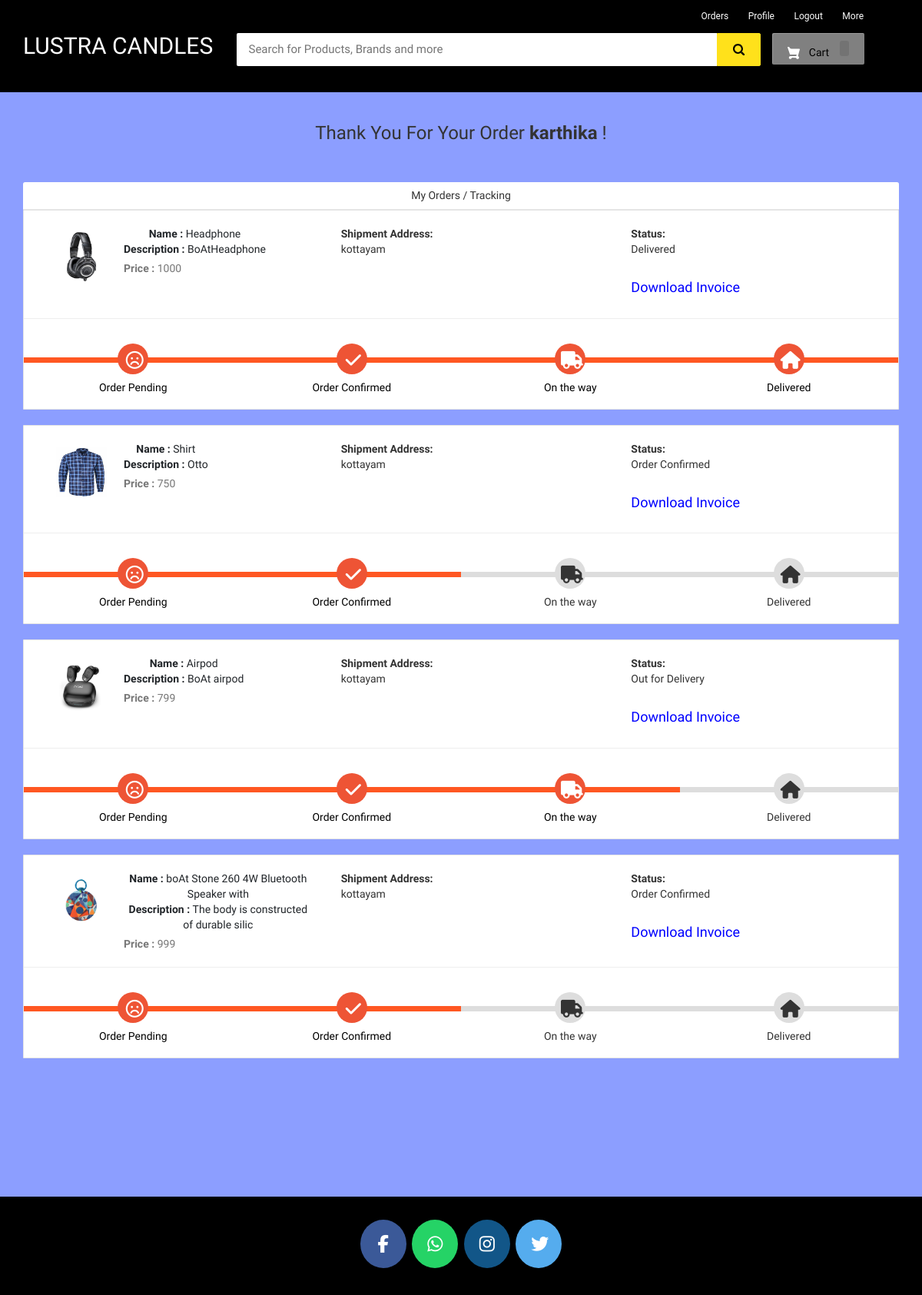
Page /my-order (signed in) on the earlier database version.
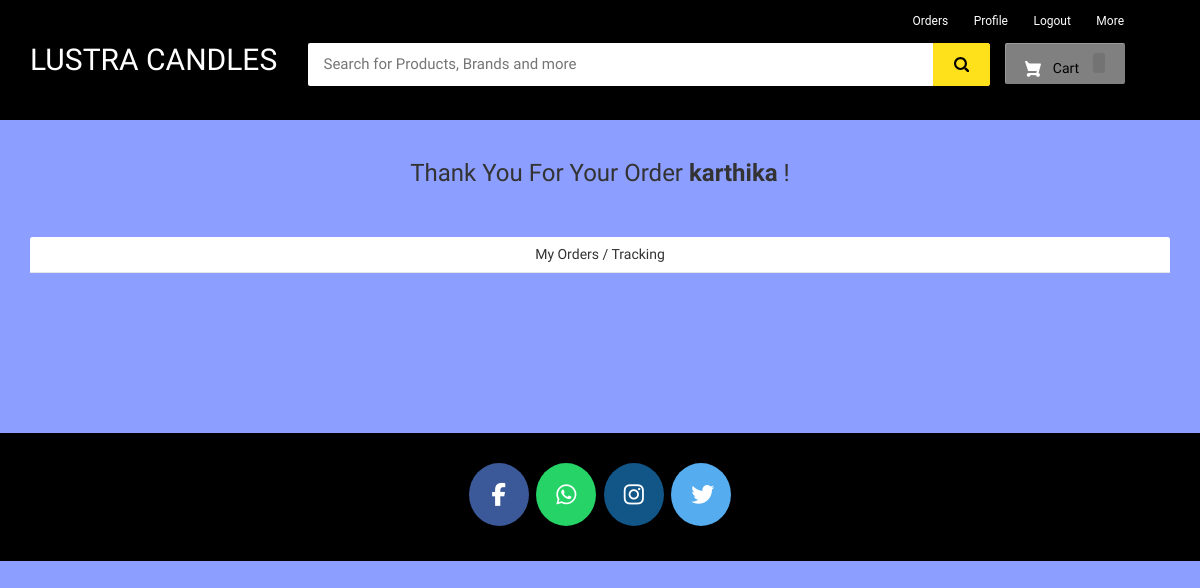
Same page on the later database version.
### ecom/models.py (models this page shows, shortened)
class Product(models.Model):
    name=models.CharField(max_length=40)
    product_image= models.ImageField(upload_to='product_image/',null=True,blank=True)
    price = models.PositiveIntegerField()
    description=models.CharField(max_length=40)

class Orders(models.Model):
    STATUS =(
        ('Pending','Pending'),
        ('Order Confirmed','Order Confirmed'),
        ('Out for Delivery','Out for Delivery'),
        ('Delivered','Delivered'),
    )
    customer=models.ForeignKey('Customer', on_delete=models.CASCADE,null=True)
    product=models.ForeignKey('Product',on_delete=models.CASCADE,null=True)
    email = models.CharField(max_length=50,null=True)
    address = models.CharField(max_length=500,null=True)
    mobile = models.CharField(max_length=20,null=True)
    order_date= models.DateField(auto_now_add=True,null=True)
    status=models.CharField(max_length=50,null=True,choices=STATUS)

### ecom/views.py (the view)
# urls.py: path('my-order', views.my_order_view,name='my-order'),
@login_required(login_url='customerlogin')
@user_passes_test(is_customer)
def my_order_view(request):
    customer=models.Customer.objects.get(user_id=request.user.id)
    orders=models.Orders.objects.all().filter(customer_id = customer)
    ordered_products=[]
    for order in orders:
        ordered_product=models.Product.objects.all().filter(id=order.product.id)
        ordered_products.append(ordered_product)
    return render(request,'ecom/my_order.html',{'data':zip(ordered_products,orders)})

### ecom/views.py (called while the page is built)
def is_customer(user):
    return user.groups.filter(name='CUSTOMER').exists()

### templates/ecom/my_order.html (shortened to what this page needs)
{% extends 'ecom/customer_base.html' %}
{% load static %}
{% block content %}
<br>
<h3 style="text-align:center;">Thank You For Your Order  <strong>{{request.user}}</strong> !</h3> <br><br>
<div class="container">
    <header class="card-header" style="text-align:center;"> My Orders / Tracking </header>
    {% for products,order in data %}
    <article class="card">
        <div class="card-body">
            <ul class="row" style="margin-left:20px;margin-top:20px;">
                <li class="col-md-4">
                  <figure class="itemside mb-3">
                    {%for product in products%}
                      <div class="aside"><img src="{% static product.product_image.url %}" class="img-sm border"></div>
                      <figcaption class="info align-self-center">
                          <p class="title"><strong>Name : </strong>{{product.name}} <br> <strong>Description : </strong>{{product.description}}</p> <span class="text-muted"><strong>Price : </strong>{{product.price}} </span>
                      </figcaption>
                  </figure>
                </li>
                <li class="col-md-4">
                    <div class="col"> <strong>Shipment Address:</strong> <br> {{order.address}}</div>
                </li>
                <li class="col-md-4">
                    <div class="col"> <strong>Status:</strong> <br> {{order.status}} </div> <br>
                    <h4><a style="text-decoration:none; color:blue;" href="{% url 'download-invoice' order.id product.id  %}" >Download Invoice</a></h4>
                </li>
                {%endfor%}
            </ul>
            <hr>
            <div class="track">
                {%if order.status == 'Pending' %}
                <div class="step active"> <span class="icon"> <i style="padding-top:5px; padding-right:20px;" class="fa fa-frown-o"></i> </span> <span class="text">Order Pending</span> </div>
                <div class="step "> <span class="icon"> <i style="padding-top:5px; padding-right:20px;" class="fa fa-check"></i> </span> <span class="text"> Order Confirmed</span> </div>
                <div class="step "> <span class="icon"> <i style="padding-top:5px; padding-right:20px;" class="fa fa-truck"></i> </span> <span class="text"> On the way </span> </div>
                <div class="step "> <span class="icon"> <i style="padding-top:5px; padding-right:20px;" class="fa fa-home"></i> </span> <span class="text">Delivered</span> </div>
                {%elif order.status == 'Order Confirmed' %}
                <div class="step active"> <span class="icon"> <i style="padding-top:5px; padding-right:20px;" class="fa fa-frown-o"></i> </span> <span class="text">Order Pending</span> </div>
                <div class="step active"> <span class="icon"> <i style="padding-top:5px; padding-right:20px;" class="fa fa-check"></i> </span> <span class="text"> Order Confirmed</span> </div>
                <div class="step "> <span class="icon"> <i style="padding-top:5px; padding-right:20px;" class="fa fa-truck"></i> </span> <span class="text"> On the way </span> </div>
                <div class="step "> <span class="icon"> <i style="padding-top:5px; padding-right:20px;" class="fa fa-home"></i> </span> <span class="text">Delivered</span> </div>
                {%elif order.status == 'Out for Delivery'%}
                <div class="step active"> <span class="icon"> <i style="padding-top:5px; padding-right:20px;" class="fa fa-frown-o"></i> </span> <span class="text">Order Pending</span> </div>
                <div class="step active"> <span class="icon"> <i style="padding-top:5px; padding-right:20px;" class="fa fa-check"></i> </span> <span class="text"> Order Confirmed</span> </div>
                <div class="step active"> <span class="icon"> <i style="padding-top:5px; padding-right:20px;" class="fa fa-truck"></i> </span> <span class="text"> On the way </span> </div>
                <div class="step "> <span class="icon"> <i style="padding-top:5px; padding-right:20px;" class="fa fa-home"></i> </span> <span class="text">Delivered</span> </div>
                {%else%}
                <div class="step active"> <span class="icon"> <i style="padding-top:5px; padding-right:20px;" class="fa fa-frown-o"></i> </span> <span class="text">Order Pending</span> </div>
                <div class="step active"> <span class="icon"> <i style="padding-top:5px; padding-right:20px;" class="fa fa-check"></i> </span> <span class="text"> Order Confirmed</span> </div>
                <div class="step active"> <span class="icon"> <i style="padding-top:5px; padding-right:20px;" class="fa fa-truck"></i> </span> <span class="text"> On the way </span> </div>
                <div class="step active"> <span class="icon"> <i style="padding-top:5px; padding-right:20px;" class="fa fa-home"></i> </span> <span class="text">Delivered</span> </div>
                {%endif%}
            </div>
        </div>
    </article><br>
    {%endfor%}
</div>
<br><br><br><br><br>
{% endblock content %}

### templates/ecom/customer_base.html (shortened to what this page needs)
<html>
{% load static %}
<head>
<link rel="stylesheet" href="https://maxcdn.bootstrapcdn.com/bootstrap/3.3.0/css/bootstrap.min.css">
<link rel="stylesheet" href="https://maxcdn.bootstrapcdn.com/font-awesome/4.7.0/css/font-awesome.min.css">
</head>
<body>
<div id="navbar">
    <div class="container">
        <div class="row row1">
            <ul class="largenav pull-right">
                <li class="upper-links"><a class="links" href="/my-order">Orders</a></li>
                <li class="upper-links"><a class="links" href="/my-profile">Profile</a></li>
                  <li class="upper-links"><a class="links" href="/logout">Logout</a></li>
                <li class="upper-links dropdown"><a class="links" href="">More</a>
                </li>
            </ul>
        </div>
        <div class="row row2">
            <div class="col-sm-3">
                <h2 style="margin:0px;"><a style="text-decoration:none; color:white; white-space: nowrap; display: block; padding-right: 15px;" href="/"><span class="largenav">LUSTRA CANDLES</span></a></h2>
            </div>
            <div class="navbar-search smallsearch col-sm-7 col-xs-11">
              <form  action="/search" method="get">
                <div class="row"> <input class="navbar-input col-xs-11" type="search" placeholder="Search for Products, Brands and more" name="query" id="query">
                  <button class="navbar-button col-xs-1" type="submit">
                  </button>
                </div>
              </form>
            </div>
            <div class="cart1 largenav col-sm-2"> <a class="cart-button" href="/cart">  Cart <span class="item-number ">{{ product_count_in_cart }}</span> </a> </div>
        </div>
    </div>
</div>
{% block content %}
{% endblock content %}
<br><br><br>
<footer>
  <p>
    <a id="ftr" href="https://facebook.com/sumit.luv/" class="fa fa-facebook"></a>
    <a id="ftr" href="https://api.whatsapp.com/send?phone=919572181024&text=Hello%20Sumit.%0d%0aHow%20are%20you%20%3f%0d%0aI%20came%20from%20your%20website.&source=&data=#" class="fa fa-whatsapp"></a>
    <a id="ftr" href="https://instagram.com/sumit.luv" class="fa fa-instagram"></a>
    <a id="ftr" href="https://twitter.com/sumitkumar1503" class="fa fa-twitter"></a>
  </p>
  <br>
</footer>
</body>
</html>

### templates/ecom/customer_base.html (style rules this page uses)
body { background-color: #ebe0e0 }
#navbar { background-color: #000; color: black; }
.row1 { padding-top: 10px; padding-right: 50px }
.row2 { padding-bottom: 20px }
.navbar-input { padding: 11px 16px; border-radius: 2px 0 0 2px; border: 0 none; outline: 0 none; font-size: 15px }
.navbar-button { background-color: #ffe11b; border: 1px solid #ffe11b; border-radius: 0 2px 2px 0; color: #565656; padding: 10px 0; height: 43px; cursor: pointer }
.cart-button { background-color: #808080; box-shadow: 0 4px 4px 0 rgba(0, 0, 0, .23), inset 1px 1px 0 0 hsla(0, 0%, 100%, .2); padding: 10px 0; text-align: center; height: 41px; border-radius: 2px; font-weight: 500; width: 120px; display: inline-block; color: #FFFFFF; text-decoration: none; color: inherit; border: none; outline: none }
.cart-svg { display: inline-block; width: 16px; height: 16px; vertical-align: middle; margin-right: 8px }
.item-number { border-radius: 3px; background-color: rgba(0, 0, 0, .1); height: 20px; padding: 3px 6px; font-weight: 500; display: inline-block; color: #fff; line-height: 12px; margin-left: 10px }
.upper-links { display: inline-block; padding: 0 11px; line-height: 23px; font-family: 'Roboto', sans-serif; letter-spacing: 0; color: inherit; border: none; outline: none; font-size: 12px }
.dropdown { position: relative; display: inline-block; margin-bottom: 0px }
.links { color: #fff; text-decoration: none }
.largenav { display: none }
.smallsearch { margin-left: 15px; margin-top: 15px }
footer { padding: 0px 0px 0px 0px; background-color: black; margin: 0px; }
#ftr { padding: 20px; }
.fa { font-size: 23px; width: 60px; text-align: center; text-decoration: none; margin: 5px 2px; border-radius: 50%; }
.fa-facebook { background: #3B5998; color: white; margin-top: 30px; }
.fa-whatsapp { background: #25d366; color: white; }
.fa-twitter { background: #55ACEE; color: white; }
.fa-instagram { background: #125688; color: white; }
p { text-align: center; }
@media screen and (min-width: 768px) { .largenav { display: block } }
@media screen and (min-width: 768px) { .smallsearch { margin: 0px } }

### templates/ecom/my_order.html (style rules this page uses)
body { background-color: #8C9EFF; font-family: 'Open Sans', serif }
.container { margin-top: 0px; margin-bottom: 0px }
.card-header:first-child { border-radius: calc(0.37rem - 1px) calc(0.37rem - 1px) 0 0 }
.card-header { padding: 0.75rem 1.25rem; margin-bottom: 0; background-color: #fff; border-bottom: 1px solid rgba(0, 0, 0, 0.1) }
p { margin-top: 0; margin-bottom: 1rem }

Differences in the rows shown:
removed Orders: address "kottayam", status "Delivered", shows "Order Pending"
removed Product: product_image (picture), name "Headphone", description "BoAtHeadphone", price "1000"
removed Orders: address "kottayam", status "Order Confirmed", shows "Order Pending"
removed Product: product_image (picture), name "Shirt", description "Otto", price "750"
removed Orders: address "kottayam", status "Out for Delivery", shows "Order Pending"
removed Product: product_image (picture), name "Airpod", description "BoAt airpod", price "799"
removed Orders: address "kottayam", status "Order Confirmed", shows "Order Pending"
removed Product: product_image (picture), name "boAt Stone 260 4W Bluetooth Speaker with", description "The body is constructed of durable silic", price "999"
